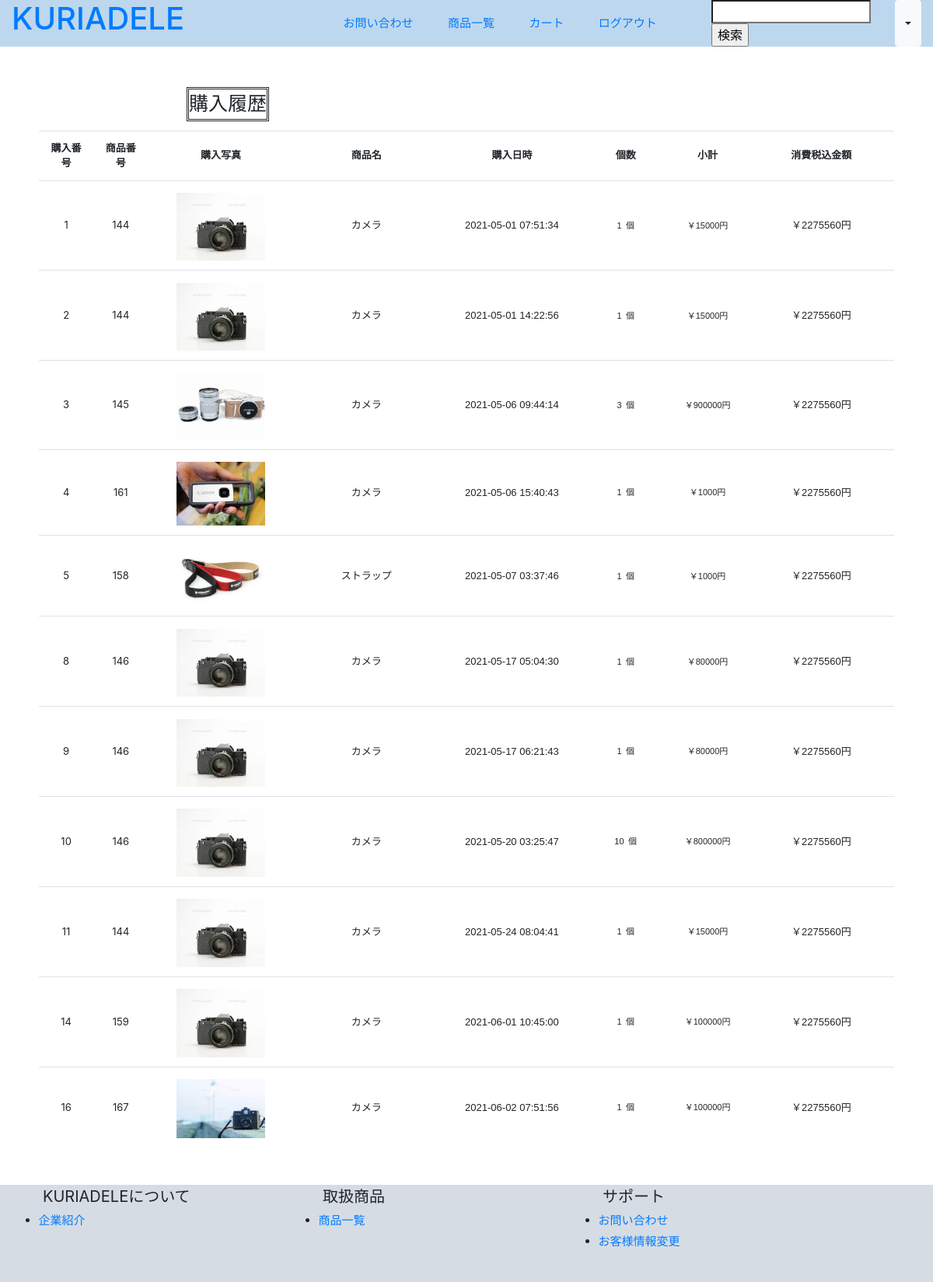
/purchases.php (signed in), run on the app's committed database.
### tables this page shows
CREATE TABLE `purchases` (
  `id` int(11) NOT NULL AUTO_INCREMENT,
  `customer_id` int(11) NOT NULL,
  `item_id` int(11) NOT NULL,
  `number` int(11) NOT NULL,
  `created_at` timestamp NOT NULL DEFAULT CURRENT_TIMESTAMP ON UPDATE CURRENT_TIMESTAMP,
  PRIMARY KEY (`id`),
  KEY `customer_id` (`customer_id`),
  KEY `item_id` (`item_id`),
  CONSTRAINT `purchases_ibfk_1` FOREIGN KEY (`customer_id`) REFERENCES `customers` (`id`) ON DELETE CASCADE ON UPDATE CASCADE,
  CONSTRAINT `purchases_ibfk_2` FOREIGN KEY (`item_id`) REFERENCES `items` (`id`) ON DELETE CASCADE ON UPDATE CASCADE
);

CREATE TABLE `items` (
  `id` int(11) NOT NULL AUTO_INCREMENT,
  `name` varchar(255) NOT NULL,
  `image` varchar(255) NOT NULL,
  `price` int(11) NOT NULL,
  `stock` int(11) NOT NULL,
  `description` varchar(1000) NOT NULL,
  `created_at` timestamp NOT NULL DEFAULT CURRENT_TIMESTAMP ON UPDATE CURRENT_TIMESTAMP,
  `flag` int(11) NOT NULL,
  PRIMARY KEY (`id`)
);

### purchases.php (called while the page is built, shortened)
<?php
    require_once 'daos/purchase_dao.php';
    require_once 'daos/cart_dao.php';
    $login_customer = $_SESSION['login_customer'];
    $my_purchases = PurchaseDAO::get_my_purchases($login_customer->id);
    include_once 'views/purchases_view.php';
?>

### daos/purchase_dao.php (called while the page is built, shortened)
<?php
    require_once 'models/purchase.php';
    class PurchaseDAO extends DAO{
        public static function get_my_purchases($customer_id){
            $pdo = null;
            $stmp = null;
            try{
                $pdo = self::get_connection();
                $stmt = $pdo -> prepare("SELECT * FROM purchases WHERE customer_id=:customer_id");
                $stmt->bindParam(':customer_id', $customer_id, PDO::PARAM_INT);
                $stmt->execute();
                $stmt->setFetchMode(PDO::FETCH_CLASS|PDO::FETCH_PROPS_LATE, 'Purchase');
                $my_purchases = $stmt->fetchAll();
                return $my_purchases;
            }catch(PDOException $e){
                return "問題が発生しました<br>" . $e->getMessage();
            }finally{
               self::close_connection($pdo, $stmp);
            }
        }
    }
?>

### daos/item_dao.php (called while the page is built, shortened)
<?php
    class ItemDAO extends DAO{
        public static function get_item_by_id($id){
            $pdo = null;
            $stmp = null;
            try{
                $pdo = self::get_connection();
                $stmt = $pdo->prepare('SELECT * FROM items WHERE id=:id');
                $stmt->bindParam(':id', $id , PDO::PARAM_INT);
                $stmt->execute();
                $stmt->setFetchMode(PDO::FETCH_CLASS|PDO::FETCH_PROPS_LATE, 'Item');
                $item = $stmt->fetch();
                return $item;
            }catch(PDOException $e){
                return null;
            }finally{
                self::close_connection($pdo, $stmp);
            }
        }
    }
?>

### models/purchase.php (called while the page is built, shortened)
<?php
    require_once 'daos/item_dao.php';
    class Purchase{
        public $item_id;
        public function __construct($customer_id="", $item_id="", $number=""){
            $this->item_id = $item_id;
        }
        public function get_item(){
            $item = ItemDAO::get_item_by_id($this->item_id);
            return $item;
        }
    }

### daos/cart_dao.php (called while the page is built, shortened)
<?php
    class CartDAO extends DAO{
        public static function get_total_price($carts){
            $total = 0;
            foreach($carts as $cart){
                $total += $cart->get_item()->price * $cart->number;
            }
            return $total;
        }
    }
?>

### views/purchases_view.php (the view, shortened to what this page needs)
<!doctype html>
<html lang='ja'>
    <head>
        <link rel='stylesheet' href='index.css'>
        <link rel="stylesheet" href="https://stackpath.bootstrapcdn.com/bootstrap/4.5.2/css/bootstrap.min.css">
    </head>
    <body>
        <div class='container-fluid header fixed-top'>
            <div class='row'>
                <span class='col-lg-2 col-md-2 col-auto'>
                    <a href='mypage.php'><h1>KURIADELE</h1></a>
                </span>
                <span class='col-lg-7 col-md-5 d-none d-lg-block span_a'>
                    <a href='login_contact.php' class='span_b'>お問い合わせ</a>
                    <a href='login_product.php' class='span_b'>商品一覧</a>
                    <a href='cart.php' class='span_b'>カート</a>
                    <a href='logout.php' class='span_b'>ログアウト</a>
                </span>
                <div class='col-lg-3 col-md-5 col-auto span_c'>
                    <form method='GET' action='login_search.php'>
                        <input type='search' name='name' size='15'/>
                        <input type='submit' value='検索'/>
                    </form>
                    <button type="button" class="btn btn-light dropdown-toggle d-none d-sm-block" data-toggle="dropdown"></button>
                </div>
            </div>
        </div>
        <p class='body'>
            <p class='customer'>購入履歴</p>
            <table class='container-fluid table col-lg-11'>
                <div class='row'>
                    <tbody>
                        <tr>
                            <th class='purchase_id'>購入番号</th>
                            <th class='purchase_id'>商品番号</th>
                            <th class='purchase_id'>購入写真</th>
                            <th class='purchase_id'>商品名</th>
                            <th class='purchase_id'>購入日時</th>
                            <th class='purchase_id'>個数</th>
                            <th class='purchase_id'>小計</th>
                            <th class='purchase_id'>消費税込金額</th>
                        </tr>
                        <?php foreach($my_purchases as $cart): ?>
                        <tr>
                            <td class='purchase_id'><?= $cart->id ?></td>
                            <td class='purchase_id'><?= $cart->get_item()->id ?></td>
                            <td class='purchase_td'><img src='upload/items/<?= $cart->get_item()->image ?>' class='purchase_img'></img></td>
                            <td class='purchase_td'><?= $cart->get_item()->name ?></td>
                            <td class='purchase_td'><?= $cart->created_at ?></td>
                            <td class='purchase_number'><?= $cart->number ?>&ensp;個</td>
                            <td class='purchase_number'>￥<?= $cart->number * $cart->get_item()->price ?>円</td>
                            <td class='purchase_td'>￥<?= CartDAO::get_total_price($my_purchases)* 1.08 ?>円</td>
                        </tr>
                        <?php endforeach; ?>
                    </tbody>
                </div>
            </table>
        </p>
        <div class='container-fluid footer'>
            <div class='row'>
                <ul><span class='col-lg-4'>KURIADELEについて</span><br>
                    <li><a href='login_company.php'>企業紹介</a></li>
                </ul>
                <ul><span class='col-lg-4'>取扱商品</span>
                    <li><a href='login_product.php'>商品一覧</a></li>
                </ul>
                <ul><span class='col-lg-4'>サポート</span>
                    <li><a href='login_contact.php'>お問い合わせ</a></li>
                    <li><a href='login_change.php'>お客様情報変更</a></li>
                </ul>
            </div>
        </div>
    </body>
</html>

### index.css (style rules this page uses)
.header { position:fixed; background-color: #BDD7EE; align-items: center; }
.span_a { font-size: 15px; text-align: right; margin: auto; }
.span_b { text-align: right; margin-right: 6%; }
.span_c { text-align: left; margin: auto; display: flex; }
.body { padding: 4%; }
.customer { display: inline-block; font-size: 25px; border: double; margin-left: 20%; margin-bottom: 1%; text-align: center; }
.purchase_id { width: 6%; font-size: 13px; text-align: center; vertical-align: middle !important; }
.purchase_img { padding-top: 2%; width: 70%; }
.purchase_td { font-size: 13px; font-family: sans-serif; width: 16%; text-align: center; vertical-align: middle !important }
.purchase_number { font-size: 11px; font-family: sans-serif; width: 9%; text-align: center; vertical-align: middle !important }
.footer { background-color: #D6DCE4; margin-top: 4%; padding-bottom: 2%; }
ul { width: 30%; font-size: 20px; }
li { font-size: 15px; margin-top: 5px; margin-left: 3%; }

### data on the page
purchases: id "1", item "144", item.image (picture), item.name "カメラ", created_at "2021-05-01 07:51:34", number "1", $cart->number*$cart->get_item()->price "15000", my_purchases "2275560"
purchases: id "2", item "144", item.image (picture), item.name "カメラ", created_at "2021-05-01 14:22:56", number "1", $cart->number*$cart->get_item()->price "15000", my_purchases "2275560"
purchases: id "3", item "145", item.image (picture), item.name "カメラ", created_at "2021-05-06 09:44:14", number "3", $cart->number*$cart->get_item()->price "900000", my_purchases "2275560"
purchases: id "4", item "161", item.image (picture), item.name "カメラ", created_at "2021-05-06 15:40:43", number "1", $cart->number*$cart->get_item()->price "1000", my_purchases "2275560"
purchases: id "5", item "158", item.image (picture), item.name "ストラップ", created_at "2021-05-07 03:37:46", number "1", $cart->number*$cart->get_item()->price "1000", my_purchases "2275560"
purchases: id "8", item "146", item.image (picture), item.name "カメラ", created_at "2021-05-17 05:04:30", number "1", $cart->number*$cart->get_item()->price "80000", my_purchases "2275560"
purchases: id "9", item "146", item.image (picture), item.name "カメラ", created_at "2021-05-17 06:21:43", number "1", $cart->number*$cart->get_item()->price "80000", my_purchases "2275560"
purchases: id "10", item "146", item.image (picture), item.name "カメラ", created_at "2021-05-20 03:25:47", number "10", $cart->number*$cart->get_item()->price "800000", my_purchases "2275560"
purchases: id "11", item "144", item.image (picture), item.name "カメラ", created_at "2021-05-24 08:04:41", number "1", $cart->number*$cart->get_item()->price "15000", my_purchases "2275560"
purchases: id "14", item "159", item.image (picture), item.name "カメラ", created_at "2021-06-01 10:45:00", number "1", $cart->number*$cart->get_item()->price "100000", my_purchases "2275560"
purchases: id "16", item "167", item.image (picture), item.name "カメラ", created_at "2021-06-02 07:51:56", number "1", $cart->number*$cart->get_item()->price "100000", my_purchases "2275560"
